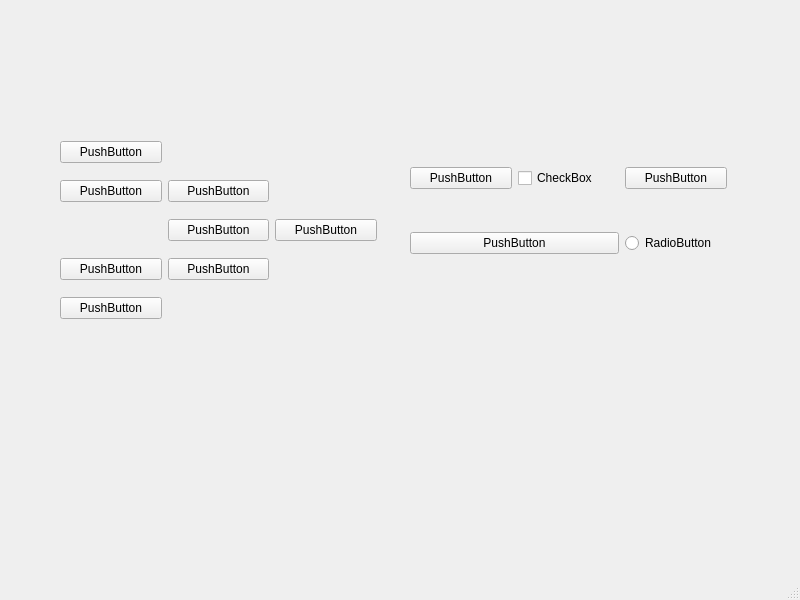
<?xml version="1.0" encoding="UTF-8"?>
<ui version="4.0">
 <class>MainWindow</class>
 <widget class="QMainWindow" name="MainWindow">
  <property name="geometry">
   <rect>
    <x>0</x>
    <y>0</y>
    <width>800</width>
    <height>600</height>
   </rect>
  </property>
  <property name="windowTitle">
   <string>MainWindow</string>
  </property>
  <widget class="QWidget" name="centralwidget">
   <widget class="QWidget" name="gridLayoutWidget">
    <property name="geometry">
     <rect>
      <x>410</x>
      <y>130</y>
      <width>317</width>
      <height>161</height>
     </rect>
    </property>
    <layout class="QGridLayout" name="gridLayout_2">
     <item row="0" column="2">
      <widget class="QPushButton" name="pushButton_8">
       <property name="text">
        <string>PushButton</string>
       </property>
      </widget>
     </item>
     <item row="1" column="2">
      <widget class="QRadioButton" name="radioButton">
       <property name="text">
        <string>RadioButton</string>
       </property>
      </widget>
     </item>
     <item row="0" column="1">
      <widget class="QCheckBox" name="checkBox">
       <property name="text">
        <string>CheckBox</string>
       </property>
      </widget>
     </item>
     <item row="0" column="0">
      <widget class="QPushButton" name="pushButton_9">
       <property name="text">
        <string>PushButton</string>
       </property>
      </widget>
     </item>
     <item row="1" column="0" colspan="2">
      <widget class="QPushButton" name="pushButton_7">
       <property name="text">
        <string>PushButton</string>
       </property>
      </widget>
     </item>
    </layout>
   </widget>
   <widget class="QWidget" name="">
    <property name="geometry">
     <rect>
      <x>60</x>
      <y>130</y>
      <width>317</width>
      <height>205</height>
     </rect>
    </property>
    <layout class="QGridLayout" name="gridLayout">
     <item row="2" column="1">
      <widget class="QPushButton" name="pushButton_10">
       <property name="text">
        <string>PushButton</string>
       </property>
      </widget>
     </item>
     <item row="1" column="0">
      <widget class="QPushButton" name="pushButton_3">
       <property name="text">
        <string>PushButton</string>
       </property>
      </widget>
     </item>
     <item row="3" column="1">
      <widget class="QPushButton" name="pushButton_4">
       <property name="text">
        <string>PushButton</string>
       </property>
      </widget>
     </item>
     <item row="1" column="1">
      <widget class="QPushButton" name="pushButton_2">
       <property name="text">
        <string>PushButton</string>
       </property>
      </widget>
     </item>
     <item row="2" column="2">
      <widget class="QPushButton" name="pushButton_6">
       <property name="text">
        <string>PushButton</string>
       </property>
      </widget>
     </item>
     <item row="4" column="0">
      <widget class="QPushButton" name="pushButton_5">
       <property name="text">
        <string>PushButton</string>
       </property>
      </widget>
     </item>
     <item row="0" column="0">
      <widget class="QPushButton" name="pushButton">
       <property name="text">
        <string>PushButton</string>
       </property>
      </widget>
     </item>
     <item row="3" column="0">
      <widget class="QPushButton" name="pushButton_11">
       <property name="text">
        <string>PushButton</string>
       </property>
      </widget>
     </item>
    </layout>
   </widget>
  </widget>
  <widget class="QMenuBar" name="menubar">
   <property name="geometry">
    <rect>
     <x>0</x>
     <y>0</y>
     <width>800</width>
     <height>26</height>
    </rect>
   </property>
  </widget>
  <widget class="QStatusBar" name="statusbar"/>
 </widget>
 <resources/>
 <connections/>
</ui>
